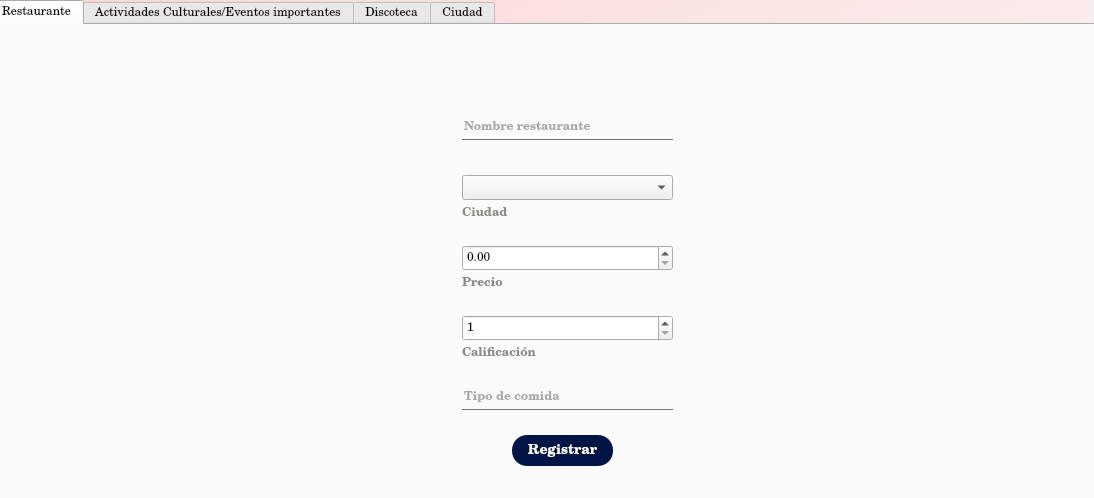
<?xml version="1.0" encoding="UTF-8"?>
<ui version="4.0">
 <class>Dialog</class>
 <widget class="QDialog" name="Dialog">
  <property name="geometry">
   <rect>
    <x>0</x>
    <y>0</y>
    <width>1094</width>
    <height>498</height>
   </rect>
  </property>
  <property name="windowTitle">
   <string>Registrar</string>
  </property>
  <property name="styleSheet">
   <string notr="true"/>
  </property>
  <widget class="QTabWidget" name="tabWidget">
   <property name="geometry">
    <rect>
     <x>-10</x>
     <y>0</y>
     <width>1111</width>
     <height>501</height>
    </rect>
   </property>
   <property name="font">
    <font>
     <family>Century Schoolbook L</family>
    </font>
   </property>
   <property name="currentIndex">
    <number>0</number>
   </property>
   <widget class="QWidget" name="tab">
    <attribute name="title">
     <string>Restaurante</string>
    </attribute>
    <widget class="QPushButton" name="pushButton">
     <property name="geometry">
      <rect>
       <x>520</x>
       <y>30</y>
       <width>81</width>
       <height>41</height>
      </rect>
     </property>
     <property name="styleSheet">
      <string notr="true">QPushButton{
border-radius: 20px;
background-color: transparent;
color: rgb(0,0,0);
font-family: Century SchoolBook L;
font-weight: bold;

}</string>
     </property>
     <property name="text">
      <string/>
     </property>
     <property name="icon">
      <iconset>
       <normaloff>../resources/sign_up_icon.png</normaloff>../resources/sign_up_icon.png</iconset>
     </property>
     <property name="iconSize">
      <size>
       <width>32</width>
       <height>32</height>
      </size>
     </property>
    </widget>
    <widget class="QComboBox" name="comboBox">
     <property name="geometry">
      <rect>
       <x>470</x>
       <y>150</y>
       <width>211</width>
       <height>25</height>
      </rect>
     </property>
    </widget>
    <widget class="QLabel" name="label_place_disco">
     <property name="geometry">
      <rect>
       <x>470</x>
       <y>180</y>
       <width>141</width>
       <height>17</height>
      </rect>
     </property>
     <property name="styleSheet">
      <string notr="true">font-family: Century SchoolBook L;
color: rgb(136, 138, 133);
background: transparent;
border: none;
font-weight: bold;</string>
     </property>
     <property name="text">
      <string>Ciudad</string>
     </property>
    </widget>
    <widget class="QDoubleSpinBox" name="doubleSpinBox">
     <property name="geometry">
      <rect>
       <x>470</x>
       <y>220</y>
       <width>211</width>
       <height>26</height>
      </rect>
     </property>
     <property name="maximum">
      <double>100000000.000000000000000</double>
     </property>
    </widget>
    <widget class="QLabel" name="label_place_disco_2">
     <property name="geometry">
      <rect>
       <x>470</x>
       <y>250</y>
       <width>141</width>
       <height>17</height>
      </rect>
     </property>
     <property name="styleSheet">
      <string notr="true">font-family: Century SchoolBook L;
color: rgb(136, 138, 133);
background: transparent;
border: none;
font-weight: bold;</string>
     </property>
     <property name="text">
      <string>Precio</string>
     </property>
    </widget>
    <widget class="QSpinBox" name="spinBox">
     <property name="geometry">
      <rect>
       <x>470</x>
       <y>290</y>
       <width>211</width>
       <height>26</height>
      </rect>
     </property>
     <property name="minimum">
      <number>1</number>
     </property>
     <property name="maximum">
      <number>10</number>
     </property>
    </widget>
    <widget class="QLabel" name="label_place_disco_3">
     <property name="geometry">
      <rect>
       <x>470</x>
       <y>320</y>
       <width>141</width>
       <height>17</height>
      </rect>
     </property>
     <property name="styleSheet">
      <string notr="true">font-family: Century SchoolBook L;
color: rgb(136, 138, 133);
background: transparent;
border: none;
font-weight: bold;</string>
     </property>
     <property name="text">
      <string>Calificación</string>
     </property>
    </widget>
    <widget class="QLineEdit" name="lineEdit_2">
     <property name="geometry">
      <rect>
       <x>470</x>
       <y>360</y>
       <width>211</width>
       <height>25</height>
      </rect>
     </property>
     <property name="styleSheet">
      <string notr="true">QLineEdit {
font-family: Century SchoolBook L;
color: rgb(85, 87, 83);
background: transparent;
border: none;
font-weight: bold;
border-bottom: 1px solid #717072;
}</string>
     </property>
     <property name="placeholderText">
      <string>Tipo de comida</string>
     </property>
    </widget>
    <widget class="QLineEdit" name="lineEdit_3">
     <property name="geometry">
      <rect>
       <x>470</x>
       <y>90</y>
       <width>211</width>
       <height>25</height>
      </rect>
     </property>
     <property name="styleSheet">
      <string notr="true">QLineEdit {
font-family: Century SchoolBook L;
color: rgb(85, 87, 83);
background: transparent;
border: none;
font-weight: bold;
border-bottom: 1px solid #717072;
}</string>
     </property>
     <property name="placeholderText">
      <string>Nombre restaurante</string>
     </property>
    </widget>
    <widget class="QPushButton" name="pushButton_register_disco">
     <property name="geometry">
      <rect>
       <x>520</x>
       <y>410</y>
       <width>101</width>
       <height>31</height>
      </rect>
     </property>
     <property name="font">
      <font>
       <family>CenturySchoolBook L</family>
       <pointsize>-1</pointsize>
       <weight>75</weight>
       <bold>true</bold>
      </font>
     </property>
     <property name="styleSheet">
      <string notr="true">QPushButton{
border-radius: 15px;
background-color: rgb(0, 21, 70);
color: rgb(255,255,255);
font-weight: bold;
font-family: CenturySchoolBook L;
font-size: 14px;
}


QPushButton:hover{
	background-color: rgb(114, 159, 207);

}</string>
     </property>
     <property name="text">
      <string>Registrar</string>
     </property>
    </widget>
   </widget>
   <widget class="QWidget" name="tab_2">
    <attribute name="title">
     <string>Actividades Culturales/Eventos importantes</string>
    </attribute>
    <widget class="QPushButton" name="pushButton_2">
     <property name="geometry">
      <rect>
       <x>520</x>
       <y>30</y>
       <width>81</width>
       <height>41</height>
      </rect>
     </property>
     <property name="styleSheet">
      <string notr="true">QPushButton{
border-radius: 20px;
background-color: transparent;
color: rgb(0,0,0);
font-family: Century SchoolBook L;
font-weight: bold;

}</string>
     </property>
     <property name="text">
      <string/>
     </property>
     <property name="icon">
      <iconset>
       <normaloff>../resources/sign_up_icon.png</normaloff>../resources/sign_up_icon.png</iconset>
     </property>
     <property name="iconSize">
      <size>
       <width>32</width>
       <height>32</height>
      </size>
     </property>
    </widget>
    <widget class="QLineEdit" name="lineEdit_4">
     <property name="geometry">
      <rect>
       <x>470</x>
       <y>90</y>
       <width>211</width>
       <height>25</height>
      </rect>
     </property>
     <property name="styleSheet">
      <string notr="true">QLineEdit {
font-family: Century SchoolBook L;
color: rgb(85, 87, 83);
background: transparent;
border: none;
font-weight: bold;
border-bottom: 1px solid #717072;
}</string>
     </property>
     <property name="placeholderText">
      <string>Nombre actividad/evento</string>
     </property>
    </widget>
    <widget class="QDoubleSpinBox" name="doubleSpinBox_2">
     <property name="geometry">
      <rect>
       <x>470</x>
       <y>150</y>
       <width>211</width>
       <height>26</height>
      </rect>
     </property>
     <property name="maximum">
      <double>100000000.000000000000000</double>
     </property>
    </widget>
    <widget class="QLabel" name="label_place_disco_4">
     <property name="geometry">
      <rect>
       <x>470</x>
       <y>180</y>
       <width>141</width>
       <height>17</height>
      </rect>
     </property>
     <property name="styleSheet">
      <string notr="true">font-family: Century SchoolBook L;
color: rgb(136, 138, 133);
background: transparent;
border: none;
font-weight: bold;</string>
     </property>
     <property name="text">
      <string>Precio</string>
     </property>
    </widget>
    <widget class="QComboBox" name="comboBox_2">
     <property name="geometry">
      <rect>
       <x>470</x>
       <y>220</y>
       <width>211</width>
       <height>25</height>
      </rect>
     </property>
    </widget>
    <widget class="QLabel" name="label_place_disco_5">
     <property name="geometry">
      <rect>
       <x>470</x>
       <y>250</y>
       <width>141</width>
       <height>17</height>
      </rect>
     </property>
     <property name="styleSheet">
      <string notr="true">font-family: Century SchoolBook L;
color: rgb(136, 138, 133);
background: transparent;
border: none;
font-weight: bold;</string>
     </property>
     <property name="text">
      <string> Ciudad/Lugar</string>
     </property>
    </widget>
    <widget class="QPushButton" name="pushButton_register_disco_2">
     <property name="geometry">
      <rect>
       <x>510</x>
       <y>290</y>
       <width>101</width>
       <height>31</height>
      </rect>
     </property>
     <property name="font">
      <font>
       <family>CenturySchoolBook L</family>
       <pointsize>-1</pointsize>
       <weight>75</weight>
       <bold>true</bold>
      </font>
     </property>
     <property name="styleSheet">
      <string notr="true">QPushButton{
border-radius: 15px;
background-color: rgb(0, 21, 70);
color: rgb(255,255,255);
font-weight: bold;
font-family: CenturySchoolBook L;
font-size: 14px;
}


QPushButton:hover{
	background-color: rgb(114, 159, 207);

}</string>
     </property>
     <property name="text">
      <string>Registrar</string>
     </property>
    </widget>
   </widget>
   <widget class="QWidget" name="tab_4">
    <attribute name="title">
     <string>Discoteca</string>
    </attribute>
    <widget class="QPushButton" name="pushButton_4">
     <property name="geometry">
      <rect>
       <x>520</x>
       <y>30</y>
       <width>81</width>
       <height>41</height>
      </rect>
     </property>
     <property name="styleSheet">
      <string notr="true">QPushButton{
border-radius: 20px;
background-color: transparent;
color: rgb(0,0,0);
font-family: Century SchoolBook L;
font-weight: bold;

}</string>
     </property>
     <property name="text">
      <string/>
     </property>
     <property name="icon">
      <iconset>
       <normaloff>../resources/sign_up_icon.png</normaloff>../resources/sign_up_icon.png</iconset>
     </property>
     <property name="iconSize">
      <size>
       <width>32</width>
       <height>32</height>
      </size>
     </property>
    </widget>
    <widget class="QLineEdit" name="lineEdit_6">
     <property name="geometry">
      <rect>
       <x>470</x>
       <y>90</y>
       <width>211</width>
       <height>25</height>
      </rect>
     </property>
     <property name="styleSheet">
      <string notr="true">QLineEdit {
font-family: Century SchoolBook L;
color: rgb(85, 87, 83);
background: transparent;
border: none;
font-weight: bold;
border-bottom: 1px solid #717072;
}</string>
     </property>
     <property name="placeholderText">
      <string>Nombre discoteca</string>
     </property>
    </widget>
    <widget class="QComboBox" name="comboBox_3">
     <property name="geometry">
      <rect>
       <x>470</x>
       <y>140</y>
       <width>211</width>
       <height>25</height>
      </rect>
     </property>
    </widget>
    <widget class="QLabel" name="label_place_disco_7">
     <property name="geometry">
      <rect>
       <x>470</x>
       <y>170</y>
       <width>141</width>
       <height>17</height>
      </rect>
     </property>
     <property name="styleSheet">
      <string notr="true">font-family: Century SchoolBook L;
color: rgb(136, 138, 133);
background: transparent;
border: none;
font-weight: bold;</string>
     </property>
     <property name="text">
      <string>Ciudad</string>
     </property>
    </widget>
    <widget class="QSpinBox" name="spinBox_2">
     <property name="geometry">
      <rect>
       <x>470</x>
       <y>210</y>
       <width>211</width>
       <height>26</height>
      </rect>
     </property>
     <property name="minimum">
      <number>1</number>
     </property>
     <property name="maximum">
      <number>10</number>
     </property>
    </widget>
    <widget class="QLabel" name="label_place_disco_8">
     <property name="geometry">
      <rect>
       <x>470</x>
       <y>240</y>
       <width>141</width>
       <height>17</height>
      </rect>
     </property>
     <property name="styleSheet">
      <string notr="true">font-family: Century SchoolBook L;
color: rgb(136, 138, 133);
background: transparent;
border: none;
font-weight: bold;</string>
     </property>
     <property name="text">
      <string>Calificación</string>
     </property>
    </widget>
    <widget class="QDoubleSpinBox" name="doubleSpinBox_4">
     <property name="geometry">
      <rect>
       <x>470</x>
       <y>280</y>
       <width>211</width>
       <height>26</height>
      </rect>
     </property>
     <property name="maximum">
      <double>100000000.000000000000000</double>
     </property>
    </widget>
    <widget class="QLabel" name="label_place_disco_9">
     <property name="geometry">
      <rect>
       <x>470</x>
       <y>310</y>
       <width>141</width>
       <height>17</height>
      </rect>
     </property>
     <property name="styleSheet">
      <string notr="true">font-family: Century SchoolBook L;
color: rgb(136, 138, 133);
background: transparent;
border: none;
font-weight: bold;</string>
     </property>
     <property name="text">
      <string>Precio entrada</string>
     </property>
    </widget>
    <widget class="QPushButton" name="pushButton_register_disco_4">
     <property name="geometry">
      <rect>
       <x>510</x>
       <y>350</y>
       <width>101</width>
       <height>31</height>
      </rect>
     </property>
     <property name="font">
      <font>
       <family>CenturySchoolBook L</family>
       <pointsize>-1</pointsize>
       <weight>75</weight>
       <bold>true</bold>
      </font>
     </property>
     <property name="styleSheet">
      <string notr="true">QPushButton{
border-radius: 15px;
background-color: rgb(0, 21, 70);
color: rgb(255,255,255);
font-weight: bold;
font-family: CenturySchoolBook L;
font-size: 14px;
}


QPushButton:hover{
	background-color: rgb(114, 159, 207);

}</string>
     </property>
     <property name="text">
      <string>Registrar</string>
     </property>
    </widget>
   </widget>
   <widget class="QWidget" name="tab_5">
    <attribute name="title">
     <string>Ciudad</string>
    </attribute>
    <widget class="QPushButton" name="pushButton_5">
     <property name="geometry">
      <rect>
       <x>520</x>
       <y>30</y>
       <width>81</width>
       <height>41</height>
      </rect>
     </property>
     <property name="styleSheet">
      <string notr="true">QPushButton{
border-radius: 20px;
background-color: transparent;
color: rgb(0,0,0);
font-family: Century SchoolBook L;
font-weight: bold;

}</string>
     </property>
     <property name="text">
      <string/>
     </property>
     <property name="icon">
      <iconset>
       <normaloff>../resources/sign_up_icon.png</normaloff>../resources/sign_up_icon.png</iconset>
     </property>
     <property name="iconSize">
      <size>
       <width>32</width>
       <height>32</height>
      </size>
     </property>
    </widget>
    <widget class="QLineEdit" name="lineEdit_7">
     <property name="geometry">
      <rect>
       <x>470</x>
       <y>90</y>
       <width>211</width>
       <height>25</height>
      </rect>
     </property>
     <property name="styleSheet">
      <string notr="true">QLineEdit {
font-family: Century SchoolBook L;
color: rgb(85, 87, 83);
background: transparent;
border: none;
font-weight: bold;
border-bottom: 1px solid #717072;
}</string>
     </property>
     <property name="placeholderText">
      <string>Nombre ciudad</string>
     </property>
    </widget>
    <widget class="QComboBox" name="comboBox_4">
     <property name="geometry">
      <rect>
       <x>470</x>
       <y>160</y>
       <width>211</width>
       <height>25</height>
      </rect>
     </property>
    </widget>
    <widget class="QLabel" name="label_place_disco_10">
     <property name="geometry">
      <rect>
       <x>470</x>
       <y>190</y>
       <width>141</width>
       <height>17</height>
      </rect>
     </property>
     <property name="styleSheet">
      <string notr="true">font-family: Century SchoolBook L;
color: rgb(136, 138, 133);
background: transparent;
border: none;
font-weight: bold;</string>
     </property>
     <property name="text">
      <string>Provincia</string>
     </property>
    </widget>
    <widget class="QPushButton" name="pushButton_register_disco_5">
     <property name="geometry">
      <rect>
       <x>510</x>
       <y>230</y>
       <width>101</width>
       <height>31</height>
      </rect>
     </property>
     <property name="font">
      <font>
       <family>CenturySchoolBook L</family>
       <pointsize>-1</pointsize>
       <weight>75</weight>
       <bold>true</bold>
      </font>
     </property>
     <property name="styleSheet">
      <string notr="true">QPushButton{
border-radius: 15px;
background-color: rgb(0, 21, 70);
color: rgb(255,255,255);
font-weight: bold;
font-family: CenturySchoolBook L;
font-size: 14px;
}


QPushButton:hover{
	background-color: rgb(114, 159, 207);

}</string>
     </property>
     <property name="text">
      <string>Registrar</string>
     </property>
    </widget>
   </widget>
  </widget>
  <widget class="QLabel" name="label">
   <property name="geometry">
    <rect>
     <x>-20</x>
     <y>-80</y>
     <width>1111</width>
     <height>581</height>
    </rect>
   </property>
   <property name="styleSheet">
    <string notr="true">background-color:qlineargradient(spread:pad, x1:0, y1:0, x2:1, y2:1, stop:0 rgba(247, 209, 209, 255), stop:1 rgba(255, 255, 255, 255));</string>
   </property>
   <property name="text">
    <string/>
   </property>
  </widget>
  <zorder>label</zorder>
  <zorder>tabWidget</zorder>
 </widget>
 <resources/>
 <connections/>
</ui>
